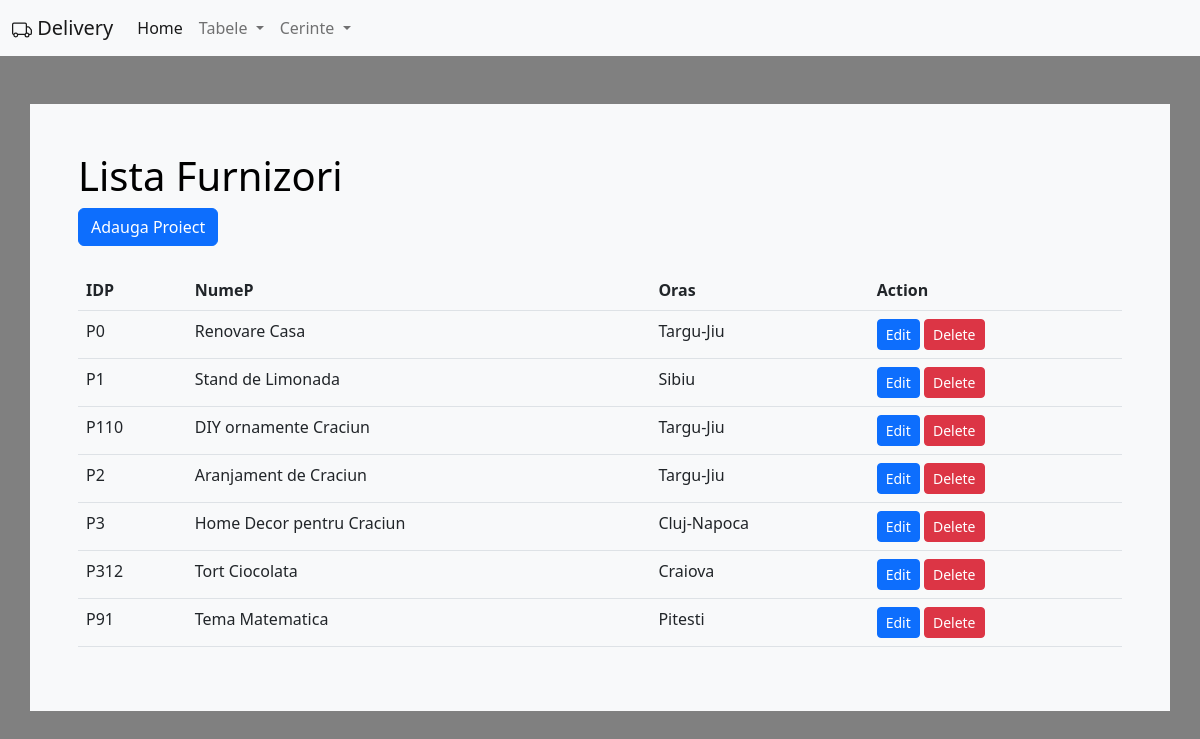
The page /proiecte/indexProiecte.php on the database its author committed.
### tables this page shows
CREATE TABLE `proiecte` (
  `IDP` varchar(20) NOT NULL CHECK (substr(`IDP`,1,1) = 'P'),
  `NUMEP` varchar(100) DEFAULT NULL,
  `ORAS` varchar(20) DEFAULT NULL
);

### htdocs/proiecte/indexProiecte.php (the view, shortened to what this page needs)
<!DOCTYPE html>
<html lang="en">
<head>
    <link rel= "stylesheet" href="https://cdn.jsdelivr.net/npm/bootstrap@5.2.3/dist/css/bootstrap.min.css">
</head>
<body style="background-color: gray;">
<nav class="navbar navbar-expand-lg bg-light">
                        <div class="container-fluid">
                            <a class="navbar-brand" href="#" >
                                        Delivery
                            </a>
                <div class="collapse navbar-collapse" id="navbarSupportedContent">
                <ul class="navbar-nav me-auto mb-2 mb-lg-0">
                    <li class="nav-item">
                    <a class="nav-link active" aria-current="page" href="/firstPage/index.php">Home</a>
                    </li>
                    <li class="nav-item dropdown">
                    <a class="nav-link dropdown-toggle" href="#" role="button" data-bs-toggle="dropdown" aria-expanded="false">
                        Tabele
                    </a>
                    </li>
                    <li class="nav-item dropdown">
                    <a class="nav-link dropdown-toggle" href="#" role="button" data-bs-toggle="dropdown" aria-expanded="false">
                        Cerinte
                    </a>
                    </li>
                </ul>
                </div>
            </div>
        </nav>
    <div class="container p-5 my-5 bg-light text-white">
        <div >
                    <h1 style = "color: black">Lista Furnizori</h1>
            <a class="btn btn-primary" href ="/proiecte/createProiecte.php" role="button">Adauga Proiect</a>
        </div>
        <br>
        <table class="table">
            <thread>
                <tr>
                    <th>IDP</th>
                    <th>NumeP</th>
                    <th>Oras</th>
                    <th>Action</th>
                </tr>
                <tbody>
                    <?php
                    $servername = "localhost";
                    $username = "root";
                    $password = "";
                    $database = "bd";
                    $connection = new mysqli($servername, $username, $password, $database);
                    $sql = "SELECT* FROM proiecte";
                    $result = $connection->query($sql);
                    while($row = $result->fetch_assoc())
                    {
                        echo "
                        <tr>
                        <td>$row[IDP]</td>
                        <td>$row[NUMEP]</td>
                        <td>$row[ORAS]</td>
                        <td>
                        <a class='btn btn-primary btn-sm' href='/proiecte/editProiecte.php?IDP=$row[IDP]'>Edit</a>
                        <a class='btn btn-danger btn-sm'href = '/proiecte/deleteProiecte.php?IDP=$row[IDP]'>Delete</a>
                        </td>
                        ";
                    }
                    ?>
                </tbody>
        </table>
    </div>
</body>
</html>

### rows shown on the page
proiecte: IDP "P0", NUMEP "Renovare Casa", ORAS "Targu-Jiu"
proiecte: IDP "P1", NUMEP "Stand de Limonada", ORAS "Sibiu"
proiecte: IDP "P110", NUMEP "DIY ornamente Craciun", ORAS "Targu-Jiu"
proiecte: IDP "P2", NUMEP "Aranjament de Craciun", ORAS "Targu-Jiu"
proiecte: IDP "P3", NUMEP "Home Decor pentru Craciun", ORAS "Cluj-Napoca"
proiecte: IDP "P312", NUMEP "Tort Ciocolata", ORAS "Craiova"
proiecte: IDP "P91", NUMEP "Tema Matematica", ORAS "Pitesti"
